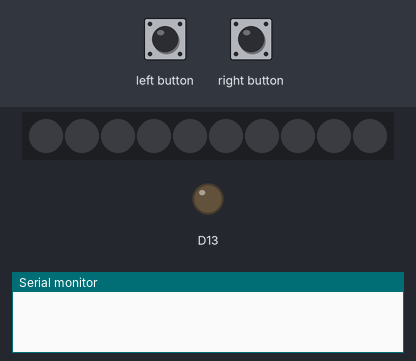
Bench run of a sketch on a simulated Adafruit Circuit Playground Express. On the bench: 10 RGB LEDs in strip order, left to right, output pins drawn as LEDs (lit = HIGH), the last lines printed to the serial monitor. The test bench sets the inputs (shaded band). Dim RGB values are drawn brighter than linear; random numbers use the default seed unless the sketch sets one.

Above: at 1.2 s.
1.3 s: left button pressed for 0.15 s
At 2.1 s:
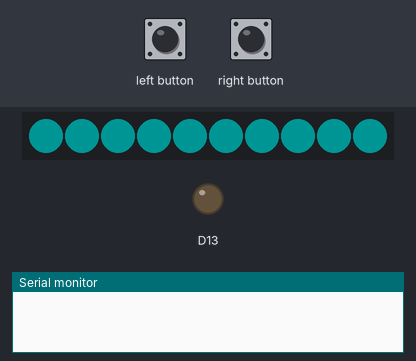
4.4 s: left button pressed for 1 s
At 6.56 s:
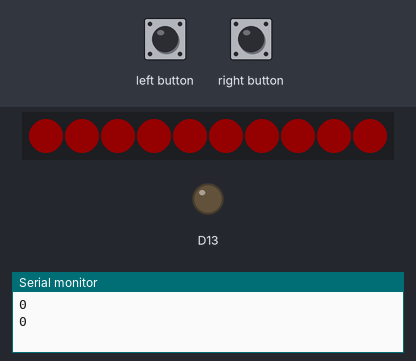
8.2 s: left button pressed for 3.2 s
At 8.5 s:
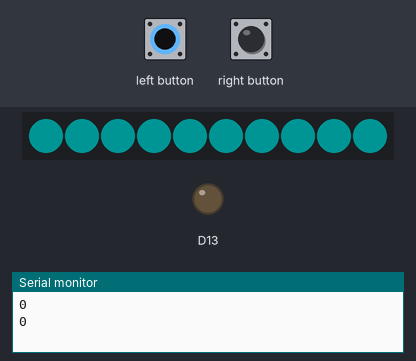
12.9 s: left button pressed for 0.15 s
At 13.2 s:
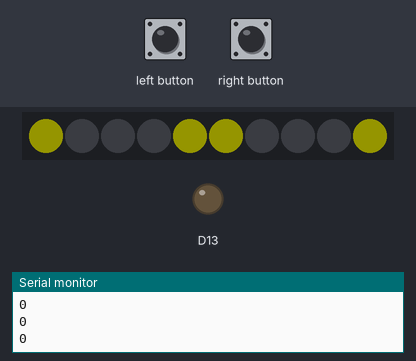
Timing chart, 0 to 15.9 s (numbered marks = the images above; inputs shaded):
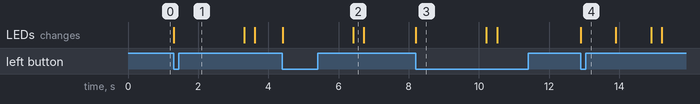

The sketch:

ENGR103_InteractiveGame.ino
```cpp
#include <Adafruit_CircuitPlayground.h>
#include <AsyncDelay.h>

// Volatile Variables
volatile bool leftFlag = 0;
volatile bool rightFlag = 0;

// Variables
bool setState;
int gameRand;
int score;
int lightCheck;
int soundValue;

AsyncDelay delay_2s; // 2 second long timer setup

void setup() {
  Serial.begin(9600);
  CircuitPlayground.begin();
  delay_2s.start(2000, AsyncDelay::MILLIS);

  // Interrupts
  attachInterrupt(digitalPinToInterrupt(4), leftISR, FALLING);
  attachInterrupt(digitalPinToInterrupt(5), rightISR, FALLING);
}

void loop() {
  CircuitPlayground.clearPixels();
  // Start game by pressing left button
  if(leftFlag || setState) {
    leftFlag = 0;
    setState = 0;
    gameRand = random(0, 2); // Randomly choose task
    if(gameRand == 0) {
      creeping();
    }
    if(gameRand == 1) {
      snap();
    }
  }
}

void creeping() { // Creeping lights from middle, press right button to continue
  delay_2s.start(2000, AsyncDelay::MILLIS);
  volatile bool creepState = 1;

  int j = 4;
  for(int i = 0; i < 3; i++) {
    // Lights
    CircuitPlayground.setPixelColor(i, 255, 255, 0);
    CircuitPlayground.setPixelColor(i+5, 255, 255, 0);
    CircuitPlayground.setPixelColor(j, 255, 255, 0);
    CircuitPlayground.setPixelColor(j+5, 255, 255, 0);
    j--;

    if(rightFlag && creepState) { // Success condition
      score++;
      rightFlag = 0;
      creepState = 0;
      setState = 1;
      loop(); // Return to loop for next task
    }

    else if(delay_2s.isExpired()) { // Failure condition
      creepState = 0;
      failure();
    }
    delay(1000);
  }
}

void snap() { // Lights up, make loud enough noise to continue
  delay_2s.start(2000, AsyncDelay::MILLIS);
  volatile bool snapState = 1;

  while(snapState) { // loop task for 2 seconds
    for(int i = 0; i < 10; i++) {
      CircuitPlayground.setPixelColor(i, 0, 255, 255); // Set Lights
    }

    soundValue = CircuitPlayground.mic.soundPressureLevel(10); // Read sound level

    if(soundValue > 95) { // Success conditon
      score++;
      snapState = 0;
      setState = 1;
      loop(); // Return to loop for next task
    }

    else if(delay_2s.isExpired()) { // Failure condition
      snapState = 0;
      failure();
      return;
    }
  }
}

void failure() { // Function for when player fails task
  Serial.println(score); // Print score to player
  score = 0; // Reset score

  // Flash red lights to show player failed
  for(int j = 0; j < 3; j++) {
    for(int i = 0; i < 10; i++) {
      CircuitPlayground.setPixelColor(i, 255, 0, 0); // Set lights red
    }
    delay(100);

    CircuitPlayground.clearPixels(); // Clear lights to show flash effect
    delay(100);
  }
  loop();
}

void leftISR() { // Left button ISR
  leftFlag = 1;
}

void rightISR() { // Right button ISR
  rightFlag = 1;
}
```

Measured:
- after the input at 1.3 s, the LEDs: change at once (image 1)
- after the input at 4.4 s, the LEDs: first change at once (image 2 shows a later state)
- after the input at 8.2 s, the LEDs: change at once (image 3)
- after the input at 12.9 s, the LEDs: change at once (image 4)
- what the display in image 3 shows lasts 2.0 s, from 8.2 s to 10.2 s
